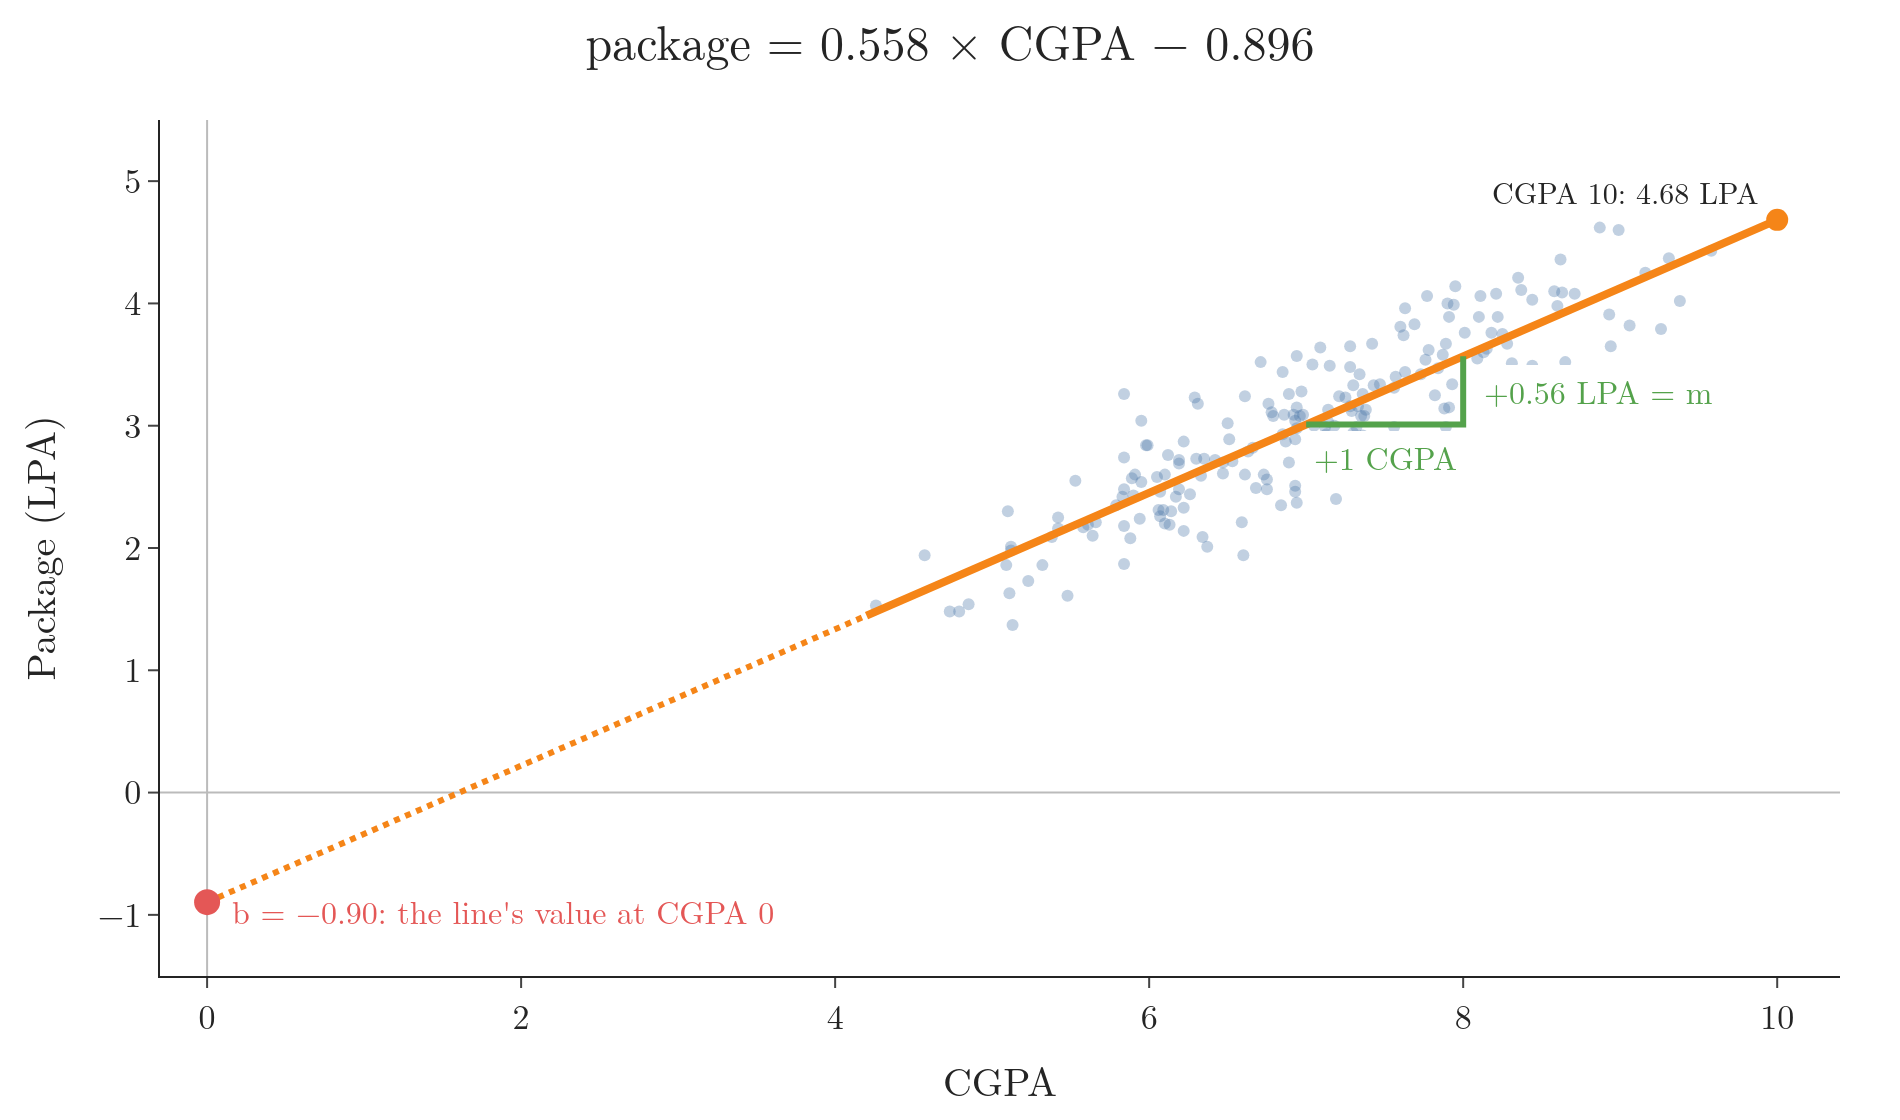

Recreate this plot in Python.
"""What m and b mean: +1 CGPA adds m to the package; b is where the line meets CGPA = 0 (Plotly)."""
from pathlib import Path
import numpy as np
import plotly.graph_objects as go
from common import df, M, B

here = Path(__file__).parent
BLUE, ORANGE, GREEN, RED, GREY = "#4C78A8", "#F58518", "#54A24B", "#E45756", "#6B6B6B"
xs = np.array([0, 10])
fig = go.Figure()
fig.add_trace(go.Scatter(x=df.cgpa, y=df.package, mode="markers", marker=dict(size=6, color=BLUE, opacity=0.35)))
fig.add_trace(go.Scatter(x=[4.2, 10], y=[M * 4.2 + B, M * 10 + B], mode="lines", line=dict(color=ORANGE, width=4)))
fig.add_trace(go.Scatter(x=[0, 4.2], y=[B, M * 4.2 + B], mode="lines", line=dict(color=ORANGE, width=3, dash="dot")))
# slope triangle from CGPA 7 to 8
y7, y8 = M * 7 + B, M * 8 + B
fig.add_trace(go.Scatter(x=[7, 8, 8], y=[y7, y7, y8], mode="lines", line=dict(color=GREEN, width=3)))
fig.add_annotation(x=7.5, y=y7, yshift=-16, text="+1 CGPA", showarrow=False, bgcolor="white", font=dict(color=GREEN, size=16))
fig.add_annotation(x=8, y=(y7 + y8) / 2, xshift=8, xanchor="left", text=f"+{M:.2f} LPA = m", showarrow=False, bgcolor="white",
                   font=dict(color=GREEN, size=16))
fig.add_trace(go.Scatter(x=[0], y=[B], mode="markers", marker=dict(size=13, color=RED)))
fig.add_annotation(x=0, y=B, xshift=10, xanchor="left", yshift=-4, text=f"b = −{abs(B):.2f}: the line's value at CGPA 0",
                   showarrow=False, font=dict(color=RED, size=16))
fig.add_trace(go.Scatter(x=[10], y=[M * 10 + B], mode="markers", marker=dict(size=11, color=ORANGE)))
fig.add_annotation(x=10, y=M * 10 + B, xshift=-8, yshift=14, xanchor="right",
                   text=f"CGPA 10: {M * 10 + B:.2f} LPA", showarrow=False, font=dict(size=15))
fig.update_layout(template="simple_white", width=950, height=560, showlegend=False,
                  font=dict(family="Latin Modern Roman", size=17), margin=dict(l=80, r=30, t=60, b=60),
                  title=dict(text=f"package = {M:.3f} × CGPA − {abs(B):.3f}", x=0.5),
                  xaxis=dict(title="CGPA", range=[-0.3, 10.4], zeroline=True, zerolinecolor="#BBBBBB"),
                  yaxis=dict(title="Package (LPA)", range=[-1.5, 5.5], zeroline=True, zerolinecolor="#BBBBBB"))
fig.write_image(here / "slope_intercept.png", scale=2)
fig.write_image(here / "slope_intercept.pdf")
